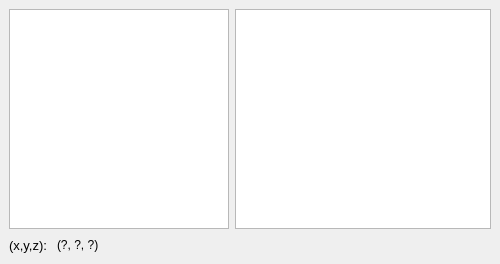
  <widget class="QDockWidget" name="optimizer_dockWidget">
   <property name="windowTitle">
    <string>Optimizer</string>
   </property>
   <attribute name="dockWidgetArea">
    <number>1</number>
   </attribute>
   <widget class="QWidget" name="dockWidgetContents_2">
    <layout class="QVBoxLayout" name="verticalLayout_3">
     <item>
      <layout class="QHBoxLayout" name="horizontalLayout_12" stretch="0,5">
       <property name="sizeConstraint">
        <enum>QLayout::SetMaximumSize</enum>
       </property>
       <item>
        <widget class="PlotWidget" name="xy_refocus_ViewWidget_2">
         <property name="sizePolicy">
          <sizepolicy hsizetype="Expanding" vsizetype="Expanding">
           <horstretch>1</horstretch>
           <verstretch>1</verstretch>
          </sizepolicy>
         </property>
         <property name="minimumSize">
          <size>
           <width>220</width>
           <height>220</height>
          </size>
         </property>
         <property name="maximumSize">
          <size>
           <width>220</width>
           <height>220</height>
          </size>
         </property>
         <property name="sizeIncrement">
          <size>
           <width>0</width>
           <height>0</height>
          </size>
         </property>
         <property name="baseSize">
          <size>
           <width>0</width>
           <height>0</height>
          </size>
         </property>
        </widget>
       </item>
       <item>
        <widget class="PlotWidget" name="depth_refocus_ViewWidget_2">
         <property name="sizePolicy">
          <sizepolicy hsizetype="Expanding" vsizetype="Expanding">
           <horstretch>1</horstretch>
           <verstretch>0</verstretch>
          </sizepolicy>
         </property>
         <property name="minimumSize">
          <size>
           <width>0</width>
           <height>220</height>
          </size>
         </property>
        </widget>
       </item>
      </layout>
     </item>
     <item>
      <layout class="QHBoxLayout" name="horizontalLayout_13" stretch="0,0,0">
       <item>
        <widget class="QLabel" name="label_9">
         <property name="font">
          <font>
           <pointsize>10</pointsize>
          </font>
         </property>
         <property name="text">
          <string>(x,y,z): </string>
         </property>
        </widget>
       </item>
       <item>
        <widget class="QLabel" name="refocus_position_label">
         <property name="toolTip">
          <string>This text is selectable.  Copy and paste into labnotes.</string>
         </property>
         <property name="text">
          <string>(?, ?, ?)</string>
         </property>
         <property name="textInteractionFlags">
          <set>Qt::LinksAccessibleByMouse|Qt::TextSelectableByKeyboard|Qt::TextSelectableByMouse</set>
         </property>
        </widget>
       </item>
       <item>
        <spacer name="horizontalSpacer_6">
         <property name="orientation">
          <enum>Qt::Horizontal</enum>
         </property>
         <property name="sizeHint" stdset="0">
          <size>
           <width>40</width>
           <height>20</height>
          </size>
         </property>
        </spacer>
       </item>
      </layout>
     </item>
    </layout>
   </widget>
  </widget>
